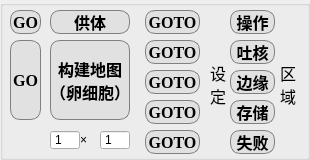
      <widget class="QGroupBox" name="groupBox">
       <property name="geometry">
        <rect>
         <x>0</x>
         <y>410</y>
         <width>310</width>
         <height>160</height>
        </rect>
       </property>
       <property name="title">
        <string/>
       </property>
       <widget class="QLabel" name="label_38">
        <property name="geometry">
         <rect>
          <x>80</x>
          <y>130</y>
          <width>21</width>
          <height>20</height>
         </rect>
        </property>
        <property name="text">
         <string>×</string>
        </property>
       </widget>
       <widget class="QPushButton" name="BTN_GOTO_OOCYTE_AREA">
        <property name="geometry">
         <rect>
          <x>10</x>
          <y>40</y>
          <width>31</width>
          <height>80</height>
         </rect>
        </property>
        <property name="cursor">
         <cursorShape>OpenHandCursor</cursorShape>
        </property>
        <property name="focusPolicy">
         <enum>Qt::NoFocus</enum>
        </property>
        <property name="styleSheet">
         <string notr="true">QPushButton {
	border: 1px solid gray;
	border-radius: 10px;
    background-color: rgb(225, 225, 225);
	font-family: Times New Roman;
	font-size: 12pt;
	color: black;
	font: bold;
}</string>
        </property>
        <property name="text">
         <string>GO</string>
        </property>
       </widget>
       <widget class="QPushButton" name="BTN_STEP_BUILD_MAP">
        <property name="geometry">
         <rect>
          <x>50</x>
          <y>40</y>
          <width>80</width>
          <height>80</height>
         </rect>
        </property>
        <property name="cursor">
         <cursorShape>OpenHandCursor</cursorShape>
        </property>
        <property name="focusPolicy">
         <enum>Qt::NoFocus</enum>
        </property>
        <property name="toolTip">
         <string>Off</string>
        </property>
        <property name="styleSheet">
         <string notr="true">QPushButton {
	border: 1px solid gray;
	border-radius: 10px;
    background-color: rgb(225, 225, 225);
	font-family: 华文楷体;
	font-size: 12pt;
	color: black;
	font: bold;
}
QPushButton:checked {
	border: 1px solid #3a8ee6;
	border-radius: 10px;
    background-color: rgba(0, 255, 50, 0.5);
	font-family: 华文楷体;
	font-size: 12pt;
	color: black;
	font: bold;
}</string>
        </property>
        <property name="text">
         <string>构建地图
（卵细胞）</string>
        </property>
        <property name="checkable">
         <bool>true</bool>
        </property>
        <property name="checked">
         <bool>false</bool>
        </property>
        <attribute name="buttonGroup">
         <string notr="true">workflowButtons</string>
        </attribute>
       </widget>
       <widget class="QSpinBox" name="TXT_GLOBALMAP_ROWS">
        <property name="geometry">
         <rect>
          <x>50</x>
          <y>130</y>
          <width>30</width>
          <height>20</height>
         </rect>
        </property>
        <property name="focusPolicy">
         <enum>Qt::ClickFocus</enum>
        </property>
        <property name="buttonSymbols">
         <enum>QAbstractSpinBox::NoButtons</enum>
        </property>
        <property name="minimum">
         <number>1</number>
        </property>
        <property name="maximum">
         <number>9</number>
        </property>
        <property name="value">
         <number>1</number>
        </property>
       </widget>
       <widget class="QSpinBox" name="TXT_GLOBALMAP_COLS">
        <property name="geometry">
         <rect>
          <x>100</x>
          <y>130</y>
          <width>30</width>
          <height>20</height>
         </rect>
        </property>
        <property name="focusPolicy">
         <enum>Qt::ClickFocus</enum>
        </property>
        <property name="wrapping">
         <bool>false</bool>
        </property>
        <property name="buttonSymbols">
         <enum>QAbstractSpinBox::NoButtons</enum>
        </property>
        <property name="minimum">
         <number>1</number>
        </property>
        <property name="maximum">
         <number>9</number>
        </property>
        <property name="value">
         <number>1</number>
        </property>
       </widget>
       <widget class="QPushButton" name="BTN_SET_SPIT_EDGE">
        <property name="geometry">
         <rect>
          <x>230</x>
          <y>70</y>
          <width>45</width>
          <height>24</height>
         </rect>
        </property>
        <property name="font">
         <font>
          <family>华文楷体</family>
          <pointsize>12</pointsize>
          <italic>false</italic>
          <bold>true</bold>
         </font>
        </property>
        <property name="cursor">
         <cursorShape>OpenHandCursor</cursorShape>
        </property>
        <property name="focusPolicy">
         <enum>Qt::NoFocus</enum>
        </property>
        <property name="styleSheet">
         <string notr="true">QPushButton {
	border: 1px solid gray;
	border-radius: 10px;
    background-color: rgb(225, 225, 225);
	font-family: 华文楷体;
	font-size: 12pt;
	color: black;
	font: bold;
}
QPushButton:checked {
	border: 1px solid #3a8ee6;
	border-radius: 10px;
    background-color: rgba(50, 50, 50, 0.5);
	font-family: 华文楷体;
	font-size: 12pt;
	color: black;
	font: bold;
}
QPushButton:hover {
	border: 1px solid #3a8ee6;
	border-radius: 10px;
    background-color: rgba(0, 255, 0, 0.7);
	font-family: 华文楷体;
	font-size: 12pt;
	color: black;
	font: bold;
}</string>
        </property>
        <property name="text">
         <string>边缘</string>
        </property>
        <property name="checkable">
         <bool>true</bool>
        </property>
        <property name="checked">
         <bool>false</bool>
        </property>
       </widget>
       <widget class="QLabel" name="label_44">
        <property name="geometry">
         <rect>
          <x>280</x>
          <y>60</y>
          <width>20</width>
          <height>48</height>
         </rect>
        </property>
        <property name="font">
         <font>
          <family>华文楷体</family>
          <pointsize>12</pointsize>
          <bold>false</bold>
         </font>
        </property>
        <property name="cursor">
         <cursorShape>ArrowCursor</cursorShape>
        </property>
        <property name="layoutDirection">
         <enum>Qt::LeftToRight</enum>
        </property>
        <property name="text">
         <string>区
域</string>
        </property>
       </widget>
       <widget class="QPushButton" name="BTN_GOTO_SPIT_EDGE">
        <property name="geometry">
         <rect>
          <x>145</x>
          <y>70</y>
          <width>55</width>
          <height>24</height>
         </rect>
        </property>
        <property name="cursor">
         <cursorShape>OpenHandCursor</cursorShape>
        </property>
        <property name="focusPolicy">
         <enum>Qt::NoFocus</enum>
        </property>
        <property name="styleSheet">
         <string notr="true">QPushButton {
	border: 1px solid gray;
	border-radius: 10px;
    background-color: rgb(225, 225, 225);
	font-family: Times New Roman;
	font-size: 12pt;
	color: black;
	font: bold;
}
QPushButton:hover {
	border: 1px solid #3a8ee6;
	border-radius: 10px;
    background-color: rgba(0, 255, 0, 0.7);
	font-family: Times New Roman;
	font-size: 12pt;
	color: black;
	font: bold;
}</string>
        </property>
        <property name="text">
         <string>GOTO</string>
        </property>
       </widget>
       <widget class="QPushButton" name="BTN_SET_DONOR_AREA">
        <property name="geometry">
         <rect>
          <x>50</x>
          <y>10</y>
          <width>80</width>
          <height>24</height>
         </rect>
        </property>
        <property name="font">
         <font>
          <family>华文楷体</family>
          <pointsize>12</pointsize>
          <italic>false</italic>
          <bold>true</bold>
         </font>
        </property>
        <property name="cursor">
         <cursorShape>OpenHandCursor</cursorShape>
        </property>
        <property name="focusPolicy">
         <enum>Qt::NoFocus</enum>
        </property>
        <property name="styleSheet">
         <string notr="true">QPushButton {
	border: 1px solid gray;
	border-radius: 10px;
    background-color: rgb(225, 225, 225);
	font-family: 华文楷体;
	font-size: 12pt;
	color: black;
	font: bold;
}
QPushButton:checked {
	border: 1px solid #3a8ee6;
	border-radius: 10px;
    background-color: rgba(50, 50, 50, 0.5);
	font-family: 华文楷体;
	font-size: 12pt;
	color: black;
	font: bold;
}
QPushButton:hover {
	border: 1px solid #3a8ee6;
	border-radius: 10px;
    background-color: rgba(0, 255, 0, 0.7);
	font-family: 华文楷体;
	font-size: 12pt;
	color: black;
	font: bold;
}</string>
        </property>
        <property name="text">
         <string>供体</string>
        </property>
        <property name="checkable">
         <bool>true</bool>
        </property>
        <property name="checked">
         <bool>false</bool>
        </property>
       </widget>
       <widget class="QPushButton" name="BTN_GOTO_WORK_AREA">
        <property name="geometry">
         <rect>
          <x>145</x>
          <y>10</y>
          <width>55</width>
          <height>24</height>
         </rect>
        </property>
        <property name="cursor">
         <cursorShape>OpenHandCursor</cursorShape>
        </property>
        <property name="focusPolicy">
         <enum>Qt::NoFocus</enum>
        </property>
        <property name="styleSheet">
         <string notr="true">QPushButton {
	border: 1px solid gray;
	border-radius: 10px;
    background-color: rgb(225, 225, 225);
	font-family: Times New Roman;
	font-size: 12pt;
	color: black;
	font: bold;
}
QPushButton:hover {
	border: 1px solid #3a8ee6;
	border-radius: 10px;
    background-color: rgba(0, 255, 0, 0.7);
	font-family: Times New Roman;
	font-size: 12pt;
	color: black;
	font: bold;
}</string>
        </property>
        <property name="text">
         <string>GOTO</string>
        </property>
       </widget>
       <widget class="QLabel" name="label_43">
        <property name="geometry">
         <rect>
          <x>210</x>
          <y>60</y>
          <width>20</width>
          <height>48</height>
         </rect>
        </property>
        <property name="font">
         <font>
          <family>华文楷体</family>
          <pointsize>12</pointsize>
          <bold>false</bold>
         </font>
        </property>
        <property name="cursor">
         <cursorShape>ArrowCursor</cursorShape>
        </property>
        <property name="layoutDirection">
         <enum>Qt::LeftToRight</enum>
        </property>
        <property name="text">
         <string>设
定</string>
        </property>
       </widget>
       <widget class="QPushButton" name="BTN_SET_STORE_AREA">
        <property name="geometry">
         <rect>
          <x>230</x>
          <y>100</y>
          <width>45</width>
          <height>24</height>
         </rect>
        </property>
        <property name="font">
         <font>
          <family>华文楷体</family>
          <pointsize>12</pointsize>
          <italic>false</italic>
          <bold>true</bold>
         </font>
        </property>
        <property name="cursor">
         <cursorShape>OpenHandCursor</cursorShape>
        </property>
        <property name="focusPolicy">
         <enum>Qt::NoFocus</enum>
        </property>
        <property name="styleSheet">
         <string notr="true">QPushButton {
	border: 1px solid gray;
	border-radius: 10px;
    background-color: rgb(225, 225, 225);
	font-family: 华文楷体;
	font-size: 12pt;
	color: black;
	font: bold;
}
QPushButton:checked {
	border: 1px solid #3a8ee6;
	border-radius: 10px;
    background-color: rgba(50, 50, 50, 0.5);
	font-family: 华文楷体;
	font-size: 12pt;
	color: black;
	font: bold;
}
QPushButton:hover {
	border: 1px solid #3a8ee6;
	border-radius: 10px;
    background-color: rgba(0, 255, 0, 0.7);
	font-family: 华文楷体;
	font-size: 12pt;
	color: black;
	font: bold;
}</string>
        </property>
        <property name="text">
         <string>存储</string>
        </property>
        <property name="checkable">
         <bool>true</bool>
        </property>
       </widget>
       <widget class="QPushButton" name="BTN_GOTO_STORE_AREA">
        <property name="geometry">
         <rect>
          <x>145</x>
          <y>100</y>
          <width>55</width>
          <height>24</height>
         </rect>
        </property>
        <property name="cursor">
         <cursorShape>OpenHandCursor</cursorShape>
        </property>
        <property name="focusPolicy">
         <enum>Qt::NoFocus</enum>
        </property>
        <property name="styleSheet">
         <string notr="true">QPushButton {
	border: 1px solid gray;
	border-radius: 10px;
    background-color: rgb(225, 225, 225);
	font-family: Times New Roman;
	font-size: 12pt;
	color: black;
	font: bold;
}
QPushButton:hover {
	border: 1px solid #3a8ee6;
	border-radius: 10px;
    background-color: rgba(0, 255, 0, 0.7);
	font-family: Times New Roman;
	font-size: 12pt;
	color: black;
	font: bold;
}</string>
        </property>
        <property name="text">
         <string>GOTO</string>
        </property>
       </widget>
       <widget class="QPushButton" name="BTN_GOTO_DONOR_AREA">
        <property name="geometry">
         <rect>
          <x>10</x>
          <y>10</y>
          <width>31</width>
          <height>24</height>
         </rect>
        </property>
        <property name="cursor">
         <cursorShape>OpenHandCursor</cursorShape>
        </property>
        <property name="focusPolicy">
         <enum>Qt::NoFocus</enum>
        </property>
        <property name="styleSheet">
         <string notr="true">QPushButton {
	border: 1px solid gray;
	border-radius: 10px;
    background-color: rgb(225, 225, 225);
	font-family: Times New Roman;
	font-size: 12pt;
	color: black;
	font: bold;
}
QPushButton:hover {
	border: 1px solid #3a8ee6;
	border-radius: 10px;
    background-color: rgba(0, 255, 0, 0.7);
	font-family: Times New Roman;
	font-size: 12pt;
	color: black;
	font: bold;
}</string>
        </property>
        <property name="text">
         <string>GO</string>
        </property>
       </widget>
       <widget class="QPushButton" name="BTN_GOTO_FAIL_AREA">
        <property name="geometry">
         <rect>
          <x>145</x>
          <y>130</y>
          <width>55</width>
          <height>24</height>
         </rect>
        </property>
        <property name="cursor">
         <cursorShape>OpenHandCursor</cursorShape>
        </property>
        <property name="focusPolicy">
         <enum>Qt::NoFocus</enum>
        </property>
        <property name="styleSheet">
         <string notr="true">QPushButton {
	border: 1px solid gray;
	border-radius: 10px;
    background-color: rgb(225, 225, 225);
	font-family: Times New Roman;
	font-size: 12pt;
	color: black;
	font: bold;
}
QPushButton:hover {
	border: 1px solid #3a8ee6;
	border-radius: 10px;
    background-color: rgba(0, 255, 0, 0.7);
	font-family: Times New Roman;
	font-size: 12pt;
	color: black;
	font: bold;
}</string>
        </property>
        <property name="text">
         <string>GOTO</string>
        </property>
       </widget>
       <widget class="QPushButton" name="BTN_SET_FAIL_AREA">
        <property name="geometry">
         <rect>
          <x>230</x>
          <y>130</y>
          <width>45</width>
          <height>24</height>
         </rect>
        </property>
        <property name="font">
         <font>
          <family>华文楷体</family>
          <pointsize>12</pointsize>
          <italic>false</italic>
          <bold>true</bold>
         </font>
        </property>
        <property name="cursor">
         <cursorShape>OpenHandCursor</cursorShape>
        </property>
        <property name="focusPolicy">
         <enum>Qt::NoFocus</enum>
        </property>
        <property name="styleSheet">
         <string notr="true">QPushButton {
	border: 1px solid gray;
	border-radius: 10px;
    background-color: rgb(225, 225, 225);
	font-family: 华文楷体;
	font-size: 12pt;
	color: black;
	font: bold;
}
QPushButton:checked {
	border: 1px solid #3a8ee6;
	border-radius: 10px;
    background-color: rgba(50, 50, 50, 0.5);
	font-family: 华文楷体;
	font-size: 12pt;
	color: black;
	font: bold;
}
QPushButton:hover {
	border: 1px solid #3a8ee6;
	border-radius: 10px;
    background-color: rgba(0, 255, 0, 0.7);
	font-family: 华文楷体;
	font-size: 12pt;
	color: black;
	font: bold;
}</string>
        </property>
        <property name="text">
         <string>失败</string>
        </property>
        <property name="checkable">
         <bool>true</bool>
        </property>
       </widget>
       <widget class="QPushButton" name="BTN_GOTO_SPIT_AREA">
        <property name="geometry">
         <rect>
          <x>145</x>
          <y>40</y>
          <width>55</width>
          <height>24</height>
         </rect>
        </property>
        <property name="cursor">
         <cursorShape>OpenHandCursor</cursorShape>
        </property>
        <property name="focusPolicy">
         <enum>Qt::NoFocus</enum>
        </property>
        <property name="styleSheet">
         <string notr="true">QPushButton {
	border: 1px solid gray;
	border-radius: 10px;
    background-color: rgb(225, 225, 225);
	font-family: Times New Roman;
	font-size: 12pt;
	color: black;
	font: bold;
}
QPushButton:hover {
	border: 1px solid #3a8ee6;
	border-radius: 10px;
    background-color: rgba(0, 255, 0, 0.7);
	font-family: Times New Roman;
	font-size: 12pt;
	color: black;
	font: bold;
}</string>
        </property>
        <property name="text">
         <string>GOTO</string>
        </property>
       </widget>
       <widget class="QPushButton" name="BTN_SET_WORK_AREA">
        <property name="geometry">
         <rect>
          <x>230</x>
          <y>10</y>
          <width>45</width>
          <height>24</height>
         </rect>
        </property>
        <property name="font">
         <font>
          <family>华文楷体</family>
          <pointsize>12</pointsize>
          <italic>false</italic>
          <bold>true</bold>
         </font>
        </property>
        <property name="cursor">
         <cursorShape>OpenHandCursor</cursorShape>
        </property>
        <property name="focusPolicy">
         <enum>Qt::NoFocus</enum>
        </property>
        <property name="styleSheet">
         <string notr="true">QPushButton {
	border: 1px solid gray;
	border-radius: 10px;
    background-color: rgb(225, 225, 225);
	font-family: 华文楷体;
	font-size: 12pt;
	color: black;
	font: bold;
}
QPushButton:checked {
	border: 1px solid #3a8ee6;
	border-radius: 10px;
    background-color: rgba(50, 50, 50, 0.5);
	font-family: 华文楷体;
	font-size: 12pt;
	color: black;
	font: bold;
}
QPushButton:hover {
	border: 1px solid #3a8ee6;
	border-radius: 10px;
    background-color: rgba(0, 255, 0, 0.7);
	font-family: 华文楷体;
	font-size: 12pt;
	color: black;
	font: bold;
}</string>
        </property>
        <property name="text">
         <string>操作</string>
        </property>
        <property name="checkable">
         <bool>true</bool>
        </property>
       </widget>
       <widget class="QPushButton" name="BTN_SET_SPIT_AREA">
        <property name="geometry">
         <rect>
          <x>230</x>
          <y>40</y>
          <width>45</width>
          <height>24</height>
         </rect>
        </property>
        <property name="font">
         <font>
          <family>华文楷体</family>
          <pointsize>12</pointsize>
          <italic>false</italic>
          <bold>true</bold>
         </font>
        </property>
        <property name="cursor">
         <cursorShape>OpenHandCursor</cursorShape>
        </property>
        <property name="focusPolicy">
         <enum>Qt::NoFocus</enum>
        </property>
        <property name="styleSheet">
         <string notr="true">QPushButton {
	border: 1px solid gray;
	border-radius: 10px;
    background-color: rgb(225, 225, 225);
	font-family: 华文楷体;
	font-size: 12pt;
	color: black;
	font: bold;
}
QPushButton:checked {
	border: 1px solid #3a8ee6;
	border-radius: 10px;
    background-color: rgba(50, 50, 50, 0.5);
	font-family: 华文楷体;
	font-size: 12pt;
	color: black;
	font: bold;
}
QPushButton:hover {
	border: 1px solid #3a8ee6;
	border-radius: 10px;
    background-color: rgba(0, 255, 0, 0.7);
	font-family: 华文楷体;
	font-size: 12pt;
	color: black;
	font: bold;
}</string>
        </property>
        <property name="text">
         <string>吐核</string>
        </property>
        <property name="checkable">
         <bool>true</bool>
        </property>
       </widget>
      </widget>
